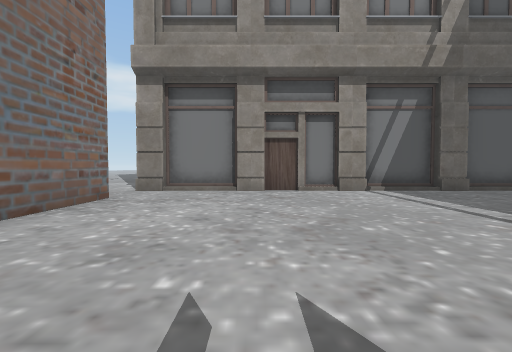
View 1 (above)

24 first-person views from a walk through a 3-D level made in the Unity game engine. The camera is 1.4 m above the floor, tilts 2° down and sees 90° across. The floor is counted in squares, 2 m on a side. Each view is taken from the middle of a square. On the plan, view 1 faces up. The plan holds only what a view shows up to about 9 squares ahead; the rest is blank. The place goes on beyond the plan. Some surface patterns are stand-ins.

View 2
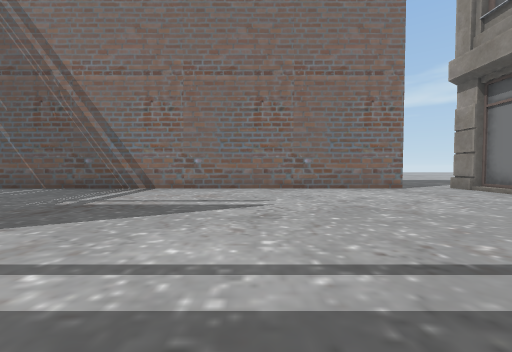

View 3
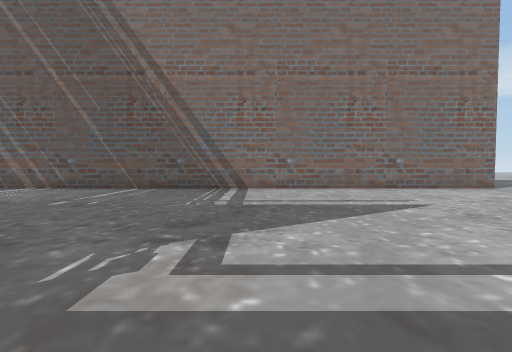

View 4
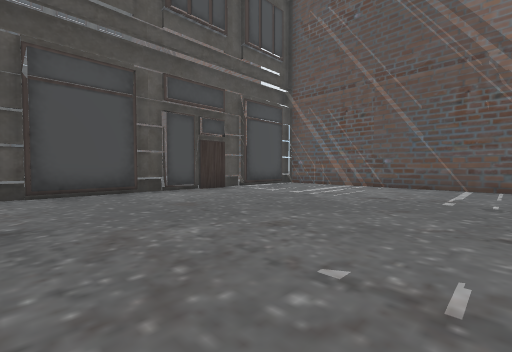

View 5
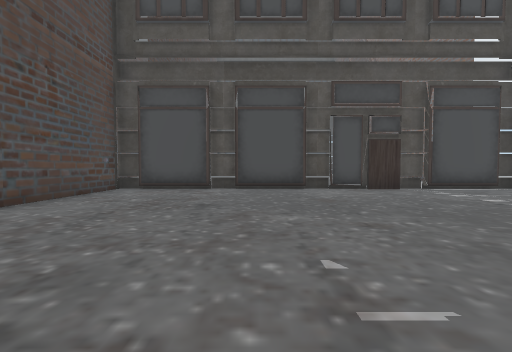

View 6
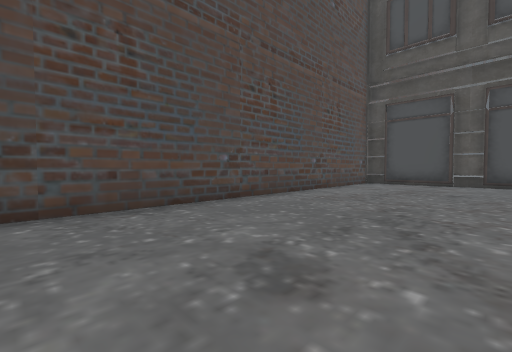

View 7
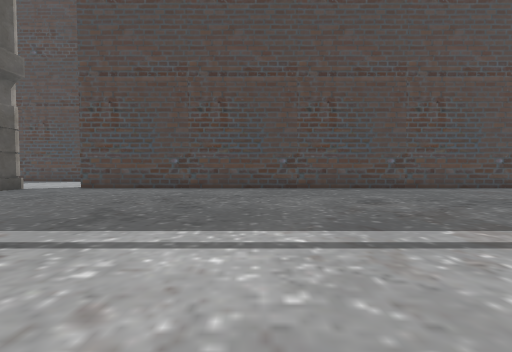

View 8
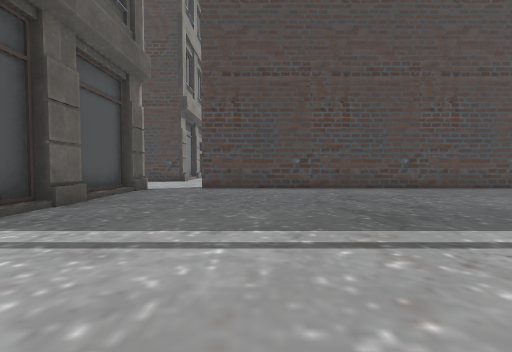

View 9
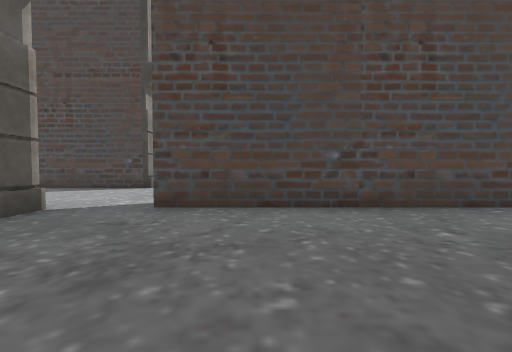

View 10
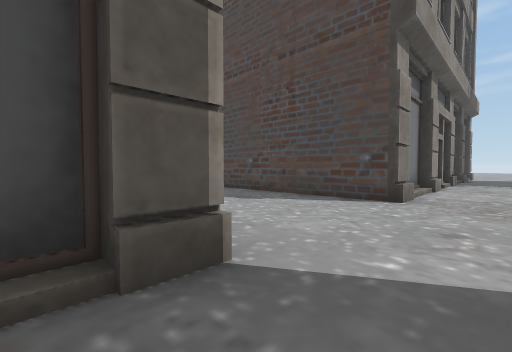

View 11
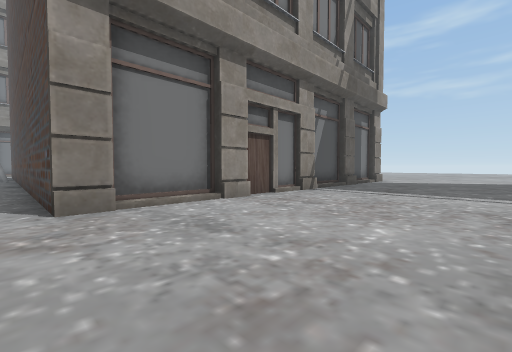

View 12
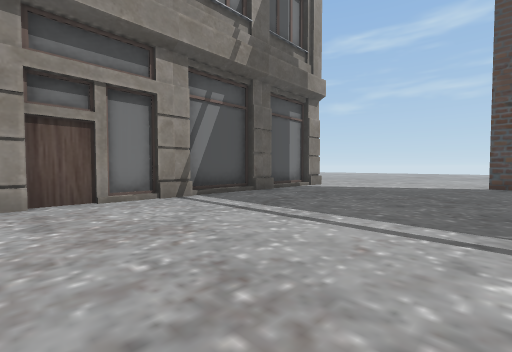

View 13
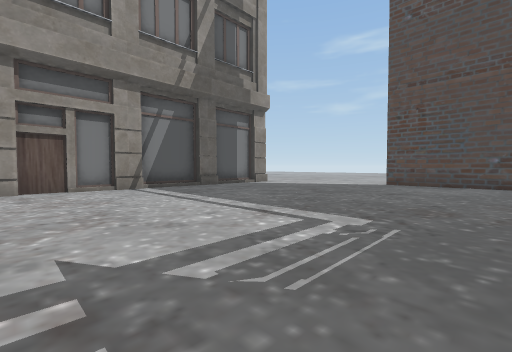

View 14
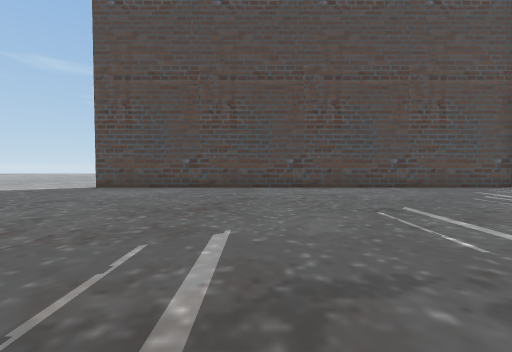

View 15
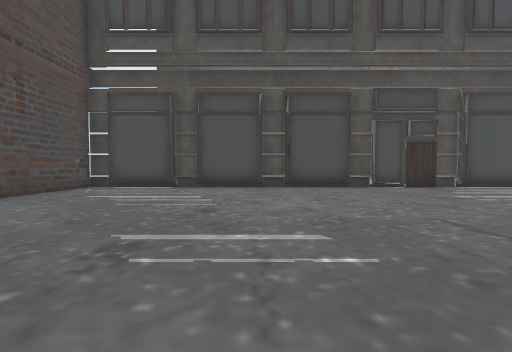

View 16
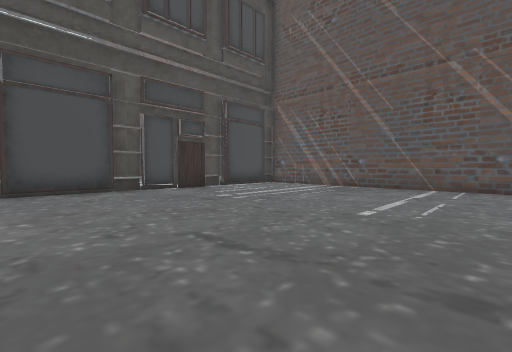

View 17
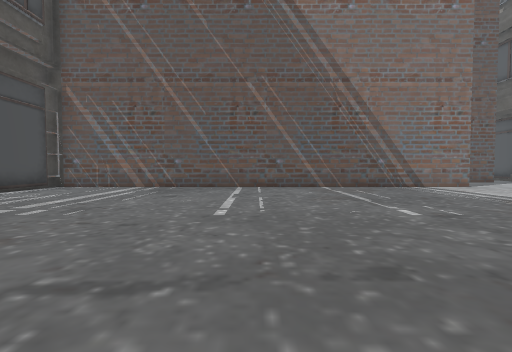

View 18
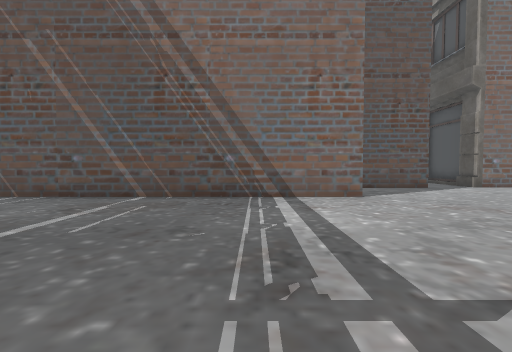

View 19
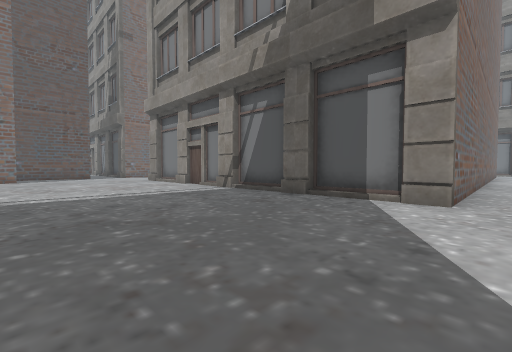

View 20
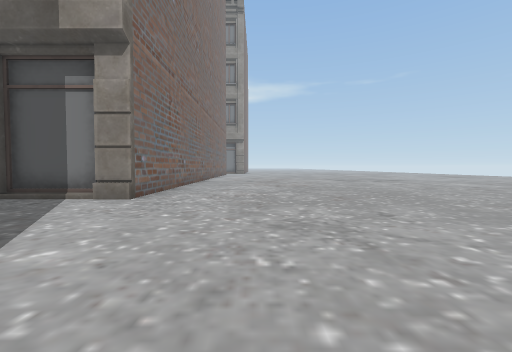

View 21
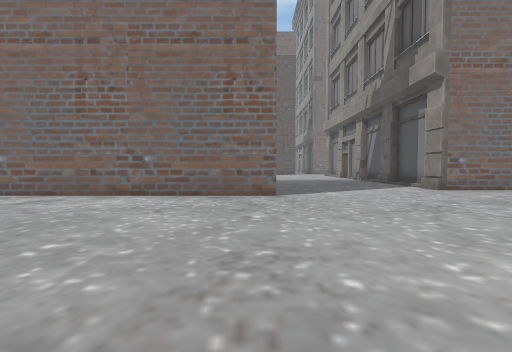

View 22
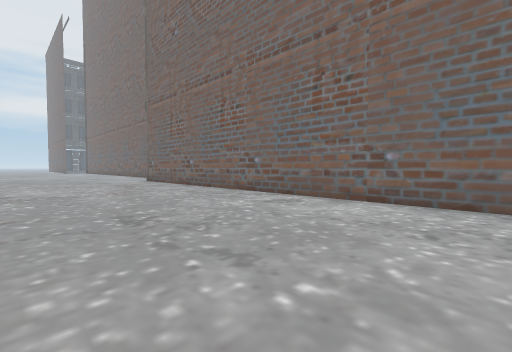

View 23
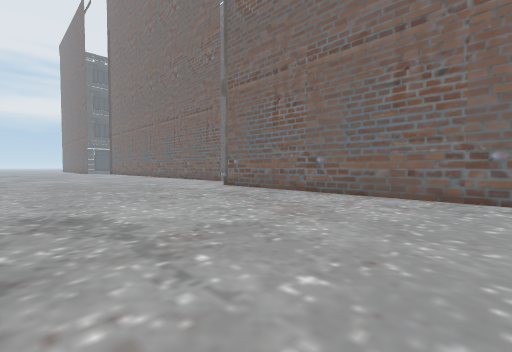

View 24
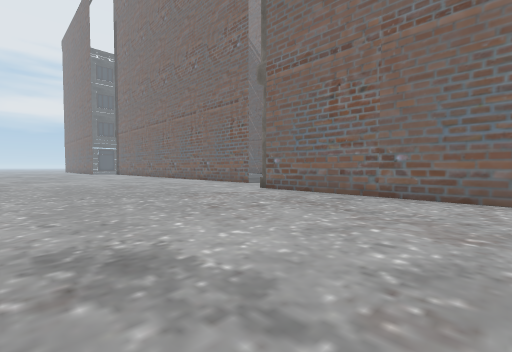

### Floor plan
Points are (right, up) in squares from view 1. A wall is a line through its corners. A room is listed if a view was taken in it or the views show most of it. See-through windows are left out.
Room 1 (views 1, 2, 3, 4, 5, 6, 7, 8, 9, 10)
walls: (4.4, 7.6) (1.2, 7.6); (3.4, -11.9) (5.8, -11.9); (2.5, 7.9) (0.2, 7.9); (0.4, 7.6) (-2.6, 7.6); (-3.3, 5.9) (-3.3, -10.4); (6.4, 7.6) (4.5, 7.6); (5.4, 7.9) (3.4, 7.9); (2.6, -12.2) (3.5, -12.2); (0.4, -11.9) (2.8, -11.9); (6.4, -11.9) (8.8, -11.9); (-0.5, 7.9) (-2.7, 7.9); (5.6, -12.2) (6.5, -12.2); (-0.4, -12.2) (0.4, -12.2); (8.4, 7.9) (6.5, 7.9); (-2.6, -11.9) (-0.2, -11.9); (9.2, 7.6) (7.9, 7.6); (9.4, -12.2) (9.4, 5.9)
low walls: (7.4, 7.6) (6.5, 7.6)
ways out: opening at (9, 6.5) to room 2; opening at (-3, 6.5)
Room 2 (views 11, 12, 13, 14, 15, 16, 17, 18, 19, 20, 21, 22, 23, 24)
walls: (22.5, 7.9) (20.2, 7.9); (25.5, 7.9) (23.3, 7.9); (19.5, 7.9) (18.5, 7.9); (27.1, -11.9) (27.8, -11.9) (27.8, 2.5) (27.8, -12.1); (18.4, 7.9) (17.2, 7.9); (17.4, 7.6) (13.5, 7.6) (13.5, 10.5); (16.8, -11.9) (26.4, -11.9); (16.5, 7.9) (14.2, 7.9); (12, 2.5) (12, -11.9); (26.3, 10.5) (26.3, 7.6) (18.2, 7.6); (14.6, -11.9) (15.8, -11.9); (12.8, -11.6) (27, -11.6); (9.4, 5.9) (9.4, 3.5); (9.2, 8.9) (9.2, 7.6)
ways out: opening at (9, 6.5) to room 1

Positions as (right, up) in squares from view 1, and headings:
1: (0, 0), facing up
2: (5, 1), facing left
3: (5, -2), facing left
4: (6, -5), facing down-left
5: (5, -4), facing down
6: (5, -1), facing down-right
7: (1, 0), facing right
8: (1, 4), facing right
9: (5, 4), facing right
10: (8, 6), facing up-right
11: (13, 3), facing up-right
12: (17, 2), facing up-right
13: (17, -1), facing up-right
14: (19, -3), facing right
15: (22, -3), facing down
16: (21, -4), facing down-left
17: (21, -5), facing left
18: (18, 0), facing left
19: (27, 2), facing up-left
20: (29, 2), facing up
21: (34, 2), facing left
22: (33, 1), facing down-left
23: (34, -4), facing down-left
24: (34, -6), facing down-left
